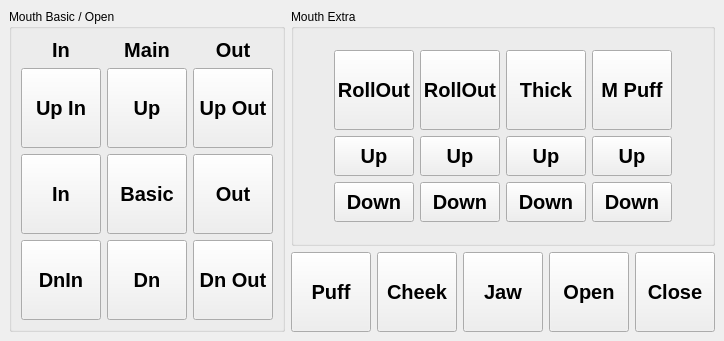
<?xml version="1.0" encoding="UTF-8"?>
<ui version="4.0">
 <class>MainWindow</class>
 <widget class="QMainWindow" name="MainWindow">
  <property name="geometry">
   <rect>
    <x>0</x>
    <y>0</y>
    <width>724</width>
    <height>335</height>
   </rect>
  </property>
  <property name="windowTitle">
   <string>MainWindow</string>
  </property>
  <widget class="QWidget" name="centralwidget">
   <layout class="QGridLayout" name="gridLayout_6">
    <item row="0" column="0" rowspan="2">
     <widget class="QGroupBox" name="groupBox">
      <property name="title">
       <string>Mouth Basic / Open</string>
      </property>
      <layout class="QGridLayout" name="gridLayout_2">
       <item row="0" column="0">
        <layout class="QGridLayout" name="gridLayout">
         <item row="0" column="0">
          <widget class="QLabel" name="label_2">
           <property name="font">
            <font>
             <pointsize>15</pointsize>
             <weight>75</weight>
             <bold>true</bold>
            </font>
           </property>
           <property name="text">
            <string>In</string>
           </property>
           <property name="alignment">
            <set>Qt::AlignCenter</set>
           </property>
          </widget>
         </item>
         <item row="0" column="2">
          <widget class="QLabel" name="label_5">
           <property name="font">
            <font>
             <pointsize>15</pointsize>
             <weight>75</weight>
             <bold>true</bold>
            </font>
           </property>
           <property name="text">
            <string>Out</string>
           </property>
           <property name="alignment">
            <set>Qt::AlignCenter</set>
           </property>
          </widget>
         </item>
         <item row="4" column="0">
          <widget class="QPushButton" name="pushButton_dn_in">
           <property name="minimumSize">
            <size>
             <width>80</width>
             <height>80</height>
            </size>
           </property>
           <property name="maximumSize">
            <size>
             <width>80</width>
             <height>80</height>
            </size>
           </property>
           <property name="font">
            <font>
             <pointsize>15</pointsize>
             <weight>75</weight>
             <bold>true</bold>
            </font>
           </property>
           <property name="text">
            <string>DnIn</string>
           </property>
          </widget>
         </item>
         <item row="0" column="1">
          <widget class="QLabel" name="label">
           <property name="font">
            <font>
             <pointsize>15</pointsize>
             <weight>75</weight>
             <bold>true</bold>
            </font>
           </property>
           <property name="text">
            <string>Main</string>
           </property>
           <property name="alignment">
            <set>Qt::AlignCenter</set>
           </property>
          </widget>
         </item>
         <item row="4" column="2">
          <widget class="QPushButton" name="pushButton_dn_out">
           <property name="minimumSize">
            <size>
             <width>80</width>
             <height>80</height>
            </size>
           </property>
           <property name="maximumSize">
            <size>
             <width>80</width>
             <height>80</height>
            </size>
           </property>
           <property name="font">
            <font>
             <pointsize>15</pointsize>
             <weight>75</weight>
             <bold>true</bold>
            </font>
           </property>
           <property name="text">
            <string>Dn Out</string>
           </property>
          </widget>
         </item>
         <item row="4" column="1">
          <widget class="QPushButton" name="pushButton_dn">
           <property name="minimumSize">
            <size>
             <width>80</width>
             <height>80</height>
            </size>
           </property>
           <property name="maximumSize">
            <size>
             <width>80</width>
             <height>80</height>
            </size>
           </property>
           <property name="font">
            <font>
             <pointsize>15</pointsize>
             <weight>75</weight>
             <bold>true</bold>
            </font>
           </property>
           <property name="text">
            <string>Dn</string>
           </property>
          </widget>
         </item>
         <item row="3" column="1">
          <widget class="QPushButton" name="pushButton_basic_switch">
           <property name="minimumSize">
            <size>
             <width>80</width>
             <height>80</height>
            </size>
           </property>
           <property name="maximumSize">
            <size>
             <width>80</width>
             <height>80</height>
            </size>
           </property>
           <property name="font">
            <font>
             <pointsize>15</pointsize>
             <weight>75</weight>
             <bold>true</bold>
            </font>
           </property>
           <property name="text">
            <string>Basic</string>
           </property>
           <property name="checkable">
            <bool>true</bool>
           </property>
          </widget>
         </item>
         <item row="1" column="1">
          <widget class="QPushButton" name="pushButton_up">
           <property name="minimumSize">
            <size>
             <width>80</width>
             <height>80</height>
            </size>
           </property>
           <property name="maximumSize">
            <size>
             <width>80</width>
             <height>80</height>
            </size>
           </property>
           <property name="font">
            <font>
             <pointsize>15</pointsize>
             <weight>75</weight>
             <bold>true</bold>
            </font>
           </property>
           <property name="text">
            <string>Up</string>
           </property>
          </widget>
         </item>
         <item row="3" column="2">
          <widget class="QPushButton" name="pushButton_out">
           <property name="minimumSize">
            <size>
             <width>80</width>
             <height>80</height>
            </size>
           </property>
           <property name="maximumSize">
            <size>
             <width>80</width>
             <height>80</height>
            </size>
           </property>
           <property name="font">
            <font>
             <pointsize>15</pointsize>
             <weight>75</weight>
             <bold>true</bold>
            </font>
           </property>
           <property name="text">
            <string>Out</string>
           </property>
          </widget>
         </item>
         <item row="3" column="0">
          <widget class="QPushButton" name="pushButton_in">
           <property name="minimumSize">
            <size>
             <width>80</width>
             <height>80</height>
            </size>
           </property>
           <property name="maximumSize">
            <size>
             <width>80</width>
             <height>80</height>
            </size>
           </property>
           <property name="font">
            <font>
             <pointsize>15</pointsize>
             <weight>75</weight>
             <bold>true</bold>
            </font>
           </property>
           <property name="text">
            <string>In</string>
           </property>
          </widget>
         </item>
         <item row="1" column="0">
          <widget class="QPushButton" name="pushButton_up_in">
           <property name="minimumSize">
            <size>
             <width>80</width>
             <height>80</height>
            </size>
           </property>
           <property name="maximumSize">
            <size>
             <width>80</width>
             <height>80</height>
            </size>
           </property>
           <property name="font">
            <font>
             <pointsize>15</pointsize>
             <weight>75</weight>
             <bold>true</bold>
            </font>
           </property>
           <property name="text">
            <string>Up In</string>
           </property>
          </widget>
         </item>
         <item row="1" column="2">
          <widget class="QPushButton" name="pushButton_up_out">
           <property name="minimumSize">
            <size>
             <width>80</width>
             <height>80</height>
            </size>
           </property>
           <property name="maximumSize">
            <size>
             <width>80</width>
             <height>80</height>
            </size>
           </property>
           <property name="font">
            <font>
             <pointsize>15</pointsize>
             <weight>75</weight>
             <bold>true</bold>
            </font>
           </property>
           <property name="text">
            <string>Up Out</string>
           </property>
          </widget>
         </item>
        </layout>
       </item>
      </layout>
     </widget>
    </item>
    <item row="0" column="1">
     <widget class="QGroupBox" name="groupBox_2">
      <property name="title">
       <string>Mouth Extra</string>
      </property>
      <layout class="QGridLayout" name="gridLayout_3">
       <item row="0" column="0">
        <layout class="QGridLayout" name="gridLayout_4">
         <item row="0" column="2">
          <widget class="QPushButton" name="pushButton_icon_21">
           <property name="minimumSize">
            <size>
             <width>80</width>
             <height>80</height>
            </size>
           </property>
           <property name="maximumSize">
            <size>
             <width>80</width>
             <height>80</height>
            </size>
           </property>
           <property name="font">
            <font>
             <pointsize>15</pointsize>
             <weight>75</weight>
             <bold>true</bold>
            </font>
           </property>
           <property name="text">
            <string>Thick</string>
           </property>
           <property name="checkable">
            <bool>true</bool>
           </property>
           <property name="autoExclusive">
            <bool>true</bool>
           </property>
          </widget>
         </item>
         <item row="0" column="3">
          <widget class="QPushButton" name="pushButton_icon_11">
           <property name="minimumSize">
            <size>
             <width>80</width>
             <height>80</height>
            </size>
           </property>
           <property name="maximumSize">
            <size>
             <width>80</width>
             <height>80</height>
            </size>
           </property>
           <property name="font">
            <font>
             <pointsize>15</pointsize>
             <weight>75</weight>
             <bold>true</bold>
            </font>
           </property>
           <property name="text">
            <string>M Puff</string>
           </property>
           <property name="checkable">
            <bool>true</bool>
           </property>
           <property name="autoExclusive">
            <bool>true</bool>
           </property>
          </widget>
         </item>
         <item row="1" column="0">
          <widget class="QPushButton" name="pushButton_icon_27">
           <property name="minimumSize">
            <size>
             <width>80</width>
             <height>0</height>
            </size>
           </property>
           <property name="maximumSize">
            <size>
             <width>80</width>
             <height>40</height>
            </size>
           </property>
           <property name="font">
            <font>
             <pointsize>15</pointsize>
             <weight>75</weight>
             <bold>true</bold>
            </font>
           </property>
           <property name="text">
            <string>Up</string>
           </property>
           <property name="checkable">
            <bool>true</bool>
           </property>
           <property name="autoExclusive">
            <bool>true</bool>
           </property>
          </widget>
         </item>
         <item row="1" column="2">
          <widget class="QPushButton" name="pushButton_icon_19">
           <property name="minimumSize">
            <size>
             <width>80</width>
             <height>0</height>
            </size>
           </property>
           <property name="maximumSize">
            <size>
             <width>80</width>
             <height>40</height>
            </size>
           </property>
           <property name="font">
            <font>
             <pointsize>15</pointsize>
             <weight>75</weight>
             <bold>true</bold>
            </font>
           </property>
           <property name="text">
            <string>Up</string>
           </property>
           <property name="checkable">
            <bool>true</bool>
           </property>
           <property name="autoExclusive">
            <bool>true</bool>
           </property>
          </widget>
         </item>
         <item row="0" column="0">
          <widget class="QPushButton" name="pushButton_icon_15">
           <property name="minimumSize">
            <size>
             <width>80</width>
             <height>80</height>
            </size>
           </property>
           <property name="maximumSize">
            <size>
             <width>80</width>
             <height>80</height>
            </size>
           </property>
           <property name="font">
            <font>
             <pointsize>15</pointsize>
             <weight>75</weight>
             <bold>true</bold>
            </font>
           </property>
           <property name="text">
            <string>RollOut</string>
           </property>
           <property name="checkable">
            <bool>true</bool>
           </property>
           <property name="autoExclusive">
            <bool>true</bool>
           </property>
          </widget>
         </item>
         <item row="1" column="1">
          <widget class="QPushButton" name="pushButton_icon_22">
           <property name="minimumSize">
            <size>
             <width>80</width>
             <height>0</height>
            </size>
           </property>
           <property name="maximumSize">
            <size>
             <width>80</width>
             <height>40</height>
            </size>
           </property>
           <property name="font">
            <font>
             <pointsize>15</pointsize>
             <weight>75</weight>
             <bold>true</bold>
            </font>
           </property>
           <property name="text">
            <string>Up</string>
           </property>
           <property name="checkable">
            <bool>true</bool>
           </property>
           <property name="autoExclusive">
            <bool>true</bool>
           </property>
          </widget>
         </item>
         <item row="0" column="1">
          <widget class="QPushButton" name="pushButton_icon_16">
           <property name="minimumSize">
            <size>
             <width>80</width>
             <height>80</height>
            </size>
           </property>
           <property name="maximumSize">
            <size>
             <width>80</width>
             <height>80</height>
            </size>
           </property>
           <property name="font">
            <font>
             <pointsize>15</pointsize>
             <weight>75</weight>
             <bold>true</bold>
            </font>
           </property>
           <property name="text">
            <string>RollOut</string>
           </property>
           <property name="checkable">
            <bool>true</bool>
           </property>
           <property name="autoExclusive">
            <bool>true</bool>
           </property>
          </widget>
         </item>
         <item row="1" column="3">
          <widget class="QPushButton" name="pushButton_icon_13">
           <property name="minimumSize">
            <size>
             <width>80</width>
             <height>0</height>
            </size>
           </property>
           <property name="maximumSize">
            <size>
             <width>80</width>
             <height>40</height>
            </size>
           </property>
           <property name="font">
            <font>
             <pointsize>15</pointsize>
             <weight>75</weight>
             <bold>true</bold>
            </font>
           </property>
           <property name="text">
            <string>Up</string>
           </property>
           <property name="checkable">
            <bool>true</bool>
           </property>
           <property name="autoExclusive">
            <bool>true</bool>
           </property>
          </widget>
         </item>
         <item row="2" column="3">
          <widget class="QPushButton" name="pushButton_icon_17">
           <property name="minimumSize">
            <size>
             <width>80</width>
             <height>0</height>
            </size>
           </property>
           <property name="maximumSize">
            <size>
             <width>80</width>
             <height>40</height>
            </size>
           </property>
           <property name="font">
            <font>
             <pointsize>15</pointsize>
             <weight>75</weight>
             <bold>true</bold>
            </font>
           </property>
           <property name="text">
            <string>Down</string>
           </property>
           <property name="checkable">
            <bool>true</bool>
           </property>
           <property name="autoExclusive">
            <bool>true</bool>
           </property>
          </widget>
         </item>
         <item row="2" column="1">
          <widget class="QPushButton" name="pushButton_icon_23">
           <property name="minimumSize">
            <size>
             <width>80</width>
             <height>0</height>
            </size>
           </property>
           <property name="maximumSize">
            <size>
             <width>80</width>
             <height>40</height>
            </size>
           </property>
           <property name="font">
            <font>
             <pointsize>15</pointsize>
             <weight>75</weight>
             <bold>true</bold>
            </font>
           </property>
           <property name="text">
            <string>Down</string>
           </property>
           <property name="checkable">
            <bool>true</bool>
           </property>
           <property name="autoExclusive">
            <bool>true</bool>
           </property>
          </widget>
         </item>
         <item row="2" column="2">
          <widget class="QPushButton" name="pushButton_icon_20">
           <property name="minimumSize">
            <size>
             <width>80</width>
             <height>0</height>
            </size>
           </property>
           <property name="maximumSize">
            <size>
             <width>80</width>
             <height>40</height>
            </size>
           </property>
           <property name="font">
            <font>
             <pointsize>15</pointsize>
             <weight>75</weight>
             <bold>true</bold>
            </font>
           </property>
           <property name="text">
            <string>Down</string>
           </property>
           <property name="checkable">
            <bool>true</bool>
           </property>
           <property name="autoExclusive">
            <bool>true</bool>
           </property>
          </widget>
         </item>
         <item row="2" column="0">
          <widget class="QPushButton" name="pushButton_icon_28">
           <property name="minimumSize">
            <size>
             <width>80</width>
             <height>0</height>
            </size>
           </property>
           <property name="maximumSize">
            <size>
             <width>80</width>
             <height>40</height>
            </size>
           </property>
           <property name="font">
            <font>
             <pointsize>15</pointsize>
             <weight>75</weight>
             <bold>true</bold>
            </font>
           </property>
           <property name="text">
            <string>Down</string>
           </property>
           <property name="checkable">
            <bool>true</bool>
           </property>
           <property name="autoExclusive">
            <bool>true</bool>
           </property>
          </widget>
         </item>
        </layout>
       </item>
      </layout>
     </widget>
    </item>
    <item row="1" column="1">
     <layout class="QGridLayout" name="gridLayout_5">
      <item row="0" column="1">
       <widget class="QPushButton" name="pushButton_icon_14">
        <property name="minimumSize">
         <size>
          <width>80</width>
          <height>80</height>
         </size>
        </property>
        <property name="maximumSize">
         <size>
          <width>80</width>
          <height>80</height>
         </size>
        </property>
        <property name="font">
         <font>
          <pointsize>15</pointsize>
          <weight>75</weight>
          <bold>true</bold>
         </font>
        </property>
        <property name="text">
         <string>Cheek</string>
        </property>
        <property name="checkable">
         <bool>true</bool>
        </property>
        <property name="autoExclusive">
         <bool>true</bool>
        </property>
       </widget>
      </item>
      <item row="0" column="3">
       <widget class="QPushButton" name="pushButton_icon_25">
        <property name="minimumSize">
         <size>
          <width>80</width>
          <height>80</height>
         </size>
        </property>
        <property name="maximumSize">
         <size>
          <width>80</width>
          <height>80</height>
         </size>
        </property>
        <property name="font">
         <font>
          <pointsize>15</pointsize>
          <weight>75</weight>
          <bold>true</bold>
         </font>
        </property>
        <property name="text">
         <string>Open</string>
        </property>
        <property name="checkable">
         <bool>true</bool>
        </property>
        <property name="autoExclusive">
         <bool>true</bool>
        </property>
       </widget>
      </item>
      <item row="0" column="2">
       <widget class="QPushButton" name="pushButton_icon_24">
        <property name="minimumSize">
         <size>
          <width>80</width>
          <height>80</height>
         </size>
        </property>
        <property name="maximumSize">
         <size>
          <width>80</width>
          <height>80</height>
         </size>
        </property>
        <property name="font">
         <font>
          <pointsize>15</pointsize>
          <weight>75</weight>
          <bold>true</bold>
         </font>
        </property>
        <property name="text">
         <string>Jaw</string>
        </property>
        <property name="checkable">
         <bool>true</bool>
        </property>
        <property name="autoExclusive">
         <bool>true</bool>
        </property>
       </widget>
      </item>
      <item row="0" column="0">
       <widget class="QPushButton" name="pushButton_icon_12">
        <property name="minimumSize">
         <size>
          <width>80</width>
          <height>80</height>
         </size>
        </property>
        <property name="maximumSize">
         <size>
          <width>80</width>
          <height>80</height>
         </size>
        </property>
        <property name="font">
         <font>
          <pointsize>15</pointsize>
          <weight>75</weight>
          <bold>true</bold>
         </font>
        </property>
        <property name="text">
         <string>Puff</string>
        </property>
        <property name="checkable">
         <bool>true</bool>
        </property>
        <property name="autoExclusive">
         <bool>true</bool>
        </property>
       </widget>
      </item>
      <item row="0" column="4">
       <widget class="QPushButton" name="pushButton_icon_26">
        <property name="minimumSize">
         <size>
          <width>80</width>
          <height>80</height>
         </size>
        </property>
        <property name="maximumSize">
         <size>
          <width>80</width>
          <height>80</height>
         </size>
        </property>
        <property name="font">
         <font>
          <pointsize>15</pointsize>
          <weight>75</weight>
          <bold>true</bold>
         </font>
        </property>
        <property name="text">
         <string>Close</string>
        </property>
        <property name="checkable">
         <bool>true</bool>
        </property>
        <property name="autoExclusive">
         <bool>true</bool>
        </property>
       </widget>
      </item>
     </layout>
    </item>
   </layout>
  </widget>
 </widget>
 <resources/>
 <connections/>
</ui>
